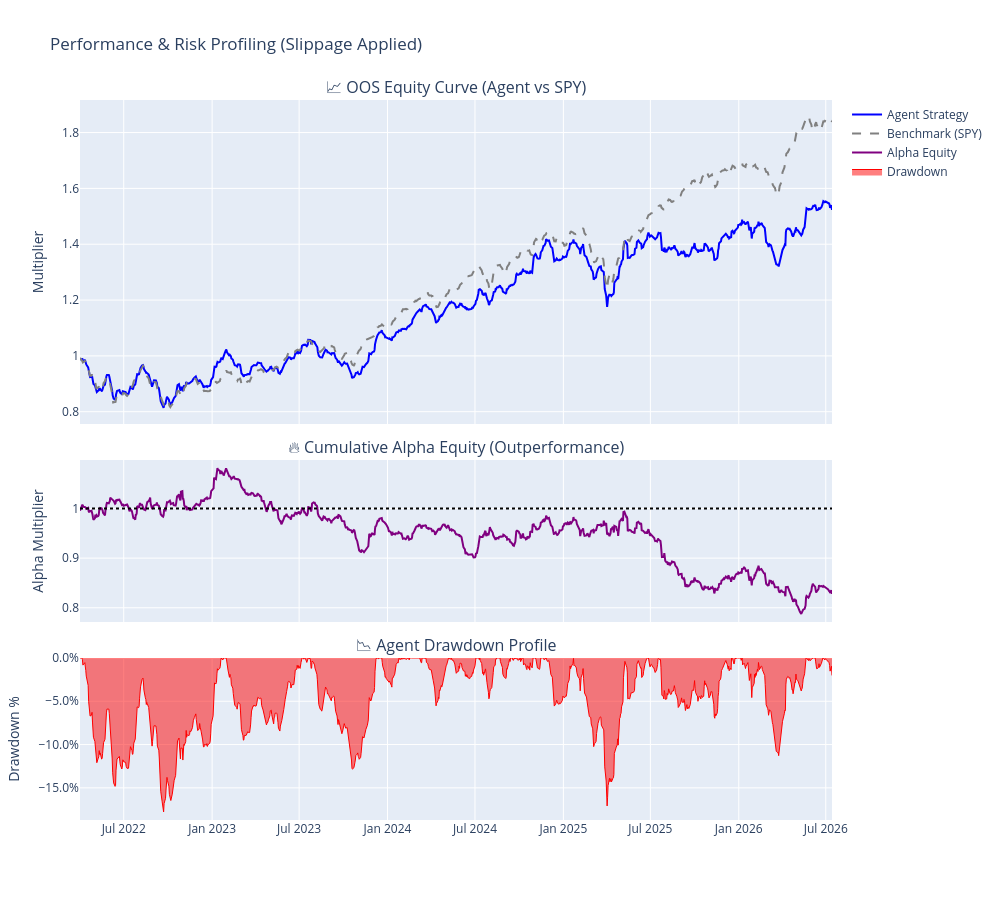

The code cell stored with this chart in its notebook:
### Markdown cell above
### CELL 5: Equity Curve, Alpha Curve, & Drawdown Chart vs Benchmark

### Code cell
hp = results.get("metadata", {}).get("HOLDING_PERIOD", 5)
blotter_df["Mkt_Impact"] = blotter_df["mkt_return"] / hp
blotter_df["Benchmark_Equity"] = (1 + blotter_df["Mkt_Impact"]).cumprod()

# Calculate Agent Drawdown
blotter_df["Peak"] = blotter_df["agent_equity"].cummax()
blotter_df["Drawdown"] = (blotter_df["agent_equity"] / blotter_df["Peak"]) - 1.0

# Create Subplots (3 Rows)
fig = make_subplots(
    rows=3,
    cols=1,
    shared_xaxes=True,
    vertical_spacing=0.05,
    row_heights=[0.5, 0.25, 0.25],
    subplot_titles=(
        "📈 OOS Equity Curve (Agent vs SPY)",
        "🔥 Cumulative Alpha Equity (Outperformance)",
        "📉 Agent Drawdown Profile",
    ),
)

# Top Pane: Agent Equity
fig.add_trace(
    go.Scatter(
        x=blotter_df["date"],
        y=blotter_df["agent_equity"],
        mode="lines",
        name="Agent Strategy",
        line=dict(color="blue", width=2),
    ),
    row=1,
    col=1,
)

# Top Pane: Benchmark Equity
fig.add_trace(
    go.Scatter(
        x=blotter_df["date"],
        y=blotter_df["Benchmark_Equity"],
        mode="lines",
        name="Benchmark (SPY)",
        line=dict(color="gray", width=2, dash="dash"),
    ),
    row=1,
    col=1,
)

# Middle Pane: Alpha Equity
fig.add_trace(
    go.Scatter(
        x=blotter_df["date"],
        y=blotter_df["alpha_equity"],
        mode="lines",
        name="Alpha Equity",
        line=dict(color="purple", width=2),
    ),
    row=2,
    col=1,
)
fig.add_hline(y=1.0, line_dash="dot", line_color="black", row=2, col=1)

# Bottom Pane: Drawdown Area
fig.add_trace(
    go.Scatter(
        x=blotter_df["date"],
        y=blotter_df["Drawdown"],
        mode="lines",
        fill="tozeroy",
        name="Drawdown",
        line=dict(color="red", width=1),
    ),
    row=3,
    col=1,
)

fig.update_layout(
    height=900,
    width=1000,
    hovermode="x unified",
    title_text="Performance & Risk Profiling (Slippage Applied)",
)
fig.update_yaxes(title_text="Multiplier", row=1, col=1)
fig.update_yaxes(title_text="Alpha Multiplier", row=2, col=1)
fig.update_yaxes(title_text="Drawdown %", tickformat=".1%", row=3, col=1)
fig.show()

### Figure 1 — Plotly figure (JSON) as saved in the notebook; plotly's stock layout.template omitted (floating-point values rounded to 4 significant figures; data arrays with more than 128 entries replaced by an {"elided": "..."} marker saying what was removed)
{"data": [{"line": {"color": "blue", "width": 2}, "mode": "lines", "name": "Agent Strategy", "type": "scatter", "x": {"elided": "1073 str values"}, "xaxis": "x", "y": {"elided": "1073 float values"}, "yaxis": "y"}, {"line": {"color": "gray", "dash": "dash", "width": 2}, "mode": "lines", "name": "Benchmark (SPY)", "type": "scatter", "x": {"elided": "1073 str values"}, "xaxis": "x", "y": {"elided": "1073 float values"}, "yaxis": "y"}, {"line": {"color": "purple", "width": 2}, "mode": "lines", "name": "Alpha Equity", "type": "scatter", "x": {"elided": "1073 str values"}, "xaxis": "x2", "y": {"elided": "1073 float values"}, "yaxis": "y2"}, {"fill": "tozeroy", "line": {"color": "red", "width": 1}, "mode": "lines", "name": "Drawdown", "type": "scatter", "x": {"elided": "1073 str values"}, "xaxis": "x3", "y": {"elided": "1073 float values"}, "yaxis": "y3"}], "layout": {"annotations": [{"font": {"size": 16}, "showarrow": false, "text": "📈 OOS Equity Curve (Agent vs SPY)", "x": 0.5, "xanchor": "center", "xref": "paper", "y": 1, "yanchor": "bottom", "yref": "paper"}, {"font": {"size": 16}, "showarrow": false, "text": "🔥 Cumulative Alpha Equity (Outperformance)", "x": 0.5, "xanchor": "center", "xref": "paper", "y": 0.5, "yanchor": "bottom", "yref": "paper"}, {"font": {"size": 16}, "showarrow": false, "text": "📉 Agent Drawdown Profile", "x": 0.5, "xanchor": "center", "xref": "paper", "y": 0.225, "yanchor": "bottom", "yref": "paper"}], "height": 900, "hovermode": "x unified", "shapes": [{"line": {"color": "black", "dash": "dot"}, "type": "line", "x0": 0, "x1": 1, "xref": "x2 domain", "y0": 1, "y1": 1, "yref": "y2"}], "title": {"text": "Performance & Risk Profiling (Slippage Applied)"}, "width": 1000, "xaxis": {"anchor": "y", "domain": [0, 1], "matches": "x3", "showticklabels": false}, "xaxis2": {"anchor": "y2", "domain": [0, 1], "matches": "x3", "showticklabels": false}, "xaxis3": {"anchor": "y3", "domain": [0, 1]}, "yaxis": {"anchor": "x", "domain": [0.55, 1], "title": {"text": "Multiplier"}}, "yaxis2": {"anchor": "x2", "domain": [0.275, 0.5], "title": {"text": "Alpha Multiplier"}}, "yaxis3": {"anchor": "x3", "domain": [0, 0.225], "tickformat": ".1%", "title": {"text": "Drawdown %"}}}}
